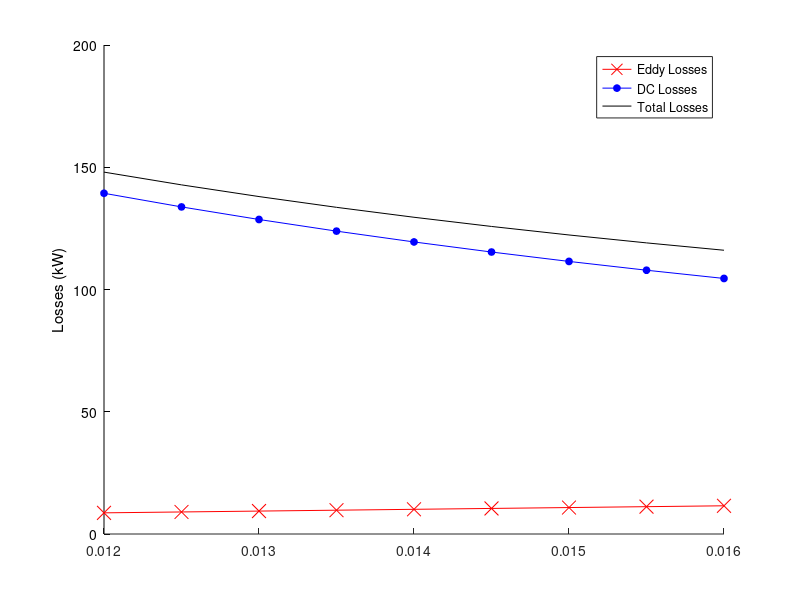

Write the MATLAB code that produced this figure. (Note: this script raises an error after producing the figure.)
%% Parameters
Iph=1860;% in A % phase current rms
length=0.925*600; % in m % Total copper length in active region
total_height=64.08e-3; % in m % slot copper height for single copper
insulation=0.21e-3;   % in m % strand-to-strand insulation length
total_width=21.8e-3;    % in m % total slot width 
main_insulation=6e-3;   % in m  % total insulation between copper and slots
copper_width=total_width-main_insulation; % in m % total copper width 
width_strand=7.69e-3; % in m % strand width 
ro=2.0968e-8;         % in Ohm*m  % resistivity at 125 degree
k=2.4;                % unitless % (endwinding+active)/active region ratio 
mu0=4*pi*1e-7;        % permeability
f=50;                 % in 1/s % frequency of the current
%% Arrays
height_strand_X=[];  % in m  % array recording different strand heights 
                     % according to number of vertical...
                     % strands and slot copper height for single copper
Pdc_tot=[];          % in kW % Total DC loss consisting both top and 
                     % bottom windings
P_eddy_tot=[];       % in kW % Total Eddy loss consisting both top and
                     % bottom windings.  Not include circulation current 
                     % which is eliminated by roebel transposition
strand=[];           % array recording the number of vertical strands 
                     % numberOfverticalStrand
TopBottom=[];        % Eddy losses ratio of top to bottom coils

slot_width=[];   % strand width respecting slot width with the same main insulation

numberOfverticalStrand=30;  % number of  vertical strands 
numberOfhorizontalStrand=2; % number of  horizontal strands 


range_of_copper_width=12e-3:0.5e-3:16e-3; % determine the slot width range for
                                        % for this analysis

for copper_width=range_of_copper_width


Bmax=(2*mu0*Iph)/(total_width); % Maximum tangential B, generated by coils
                                % We have two coils, called top and bottom
                                % Top coil is the coil close to airgap
                                % Bottom coil is the coil far away from 
                                % to airgap

B=linspace(0,Bmax,numberOfverticalStrand*2); % B for each strand 
                             % First half of the array belongs to top   
                             % Latter half of the array belongs to bottom 


Ke= pi^2/(6*ro);              % The constant for eddy losses

width_strand=copper_width/2;
                              % The width for strand according to 
                              % slot width

height_strand=(total_height/numberOfverticalStrand)-insulation;
                             % the height for strand

DC_resistance=ro*length*k/((width_strand*height_strand)); 
                                % DC resistance for unit area included both
                                % active and endwinding region
                                % for both top and bottom coil
DC_resistance=DC_resistance/(numberOfverticalStrand*numberOfhorizontalStrand);
                                % DC resistance for unit area included both
                                % active and endwinding region
                                % for both top and bottom coil
                                                              
Pdc=Iph^2*DC_resistance;        % DC losses for the indexed strand


volume=2*width_strand*height_strand*length; 
                                % strand volume for each vertical level
                                % included 2 horizontal strand

Peddy= Ke*B.^2*f^2*height_strand^2*volume;
                                % Eddy losses for each vertical level

Pdc_tot=[Pdc_tot Pdc];               % Total DC losses for the
                                     % indexed strand number

P_eddy_tot=[P_eddy_tot sum(Peddy)];  % Total Eddy losses for the
                                     % indexed strand number

                                     
TopBottom=[TopBottom ...
    sum(Peddy(1:numberOfverticalStrand/2))/...
    sum(Peddy(numberOfverticalStrand/2+1:end))];
                                     % Eddy losses ratio of top 
                                     % to bottom coils
               


end
%%

figure1 = figure;
axes1 = axes('Parent',figure1);
hold(axes1,'on');

% yyaxis(axes1,'left');
plot(range_of_copper_width,(P_eddy_tot)/1e3,'LineStyle',"-",'Color','r' ...
    ,'Marker','x','MarkerSize',10,'MarkerFaceColor','r');
hold on;
plot(range_of_copper_width,(Pdc_tot)/1e3,'LineStyle',"-",'Color','b' ...
     ,'Marker','o','MarkerSize',5,'MarkerFaceColor','b');
hold on;
plot(range_of_copper_width,(P_eddy_tot+Pdc_tot)/1e3,'LineStyle',"-",'Color','k' ...
     ,'Marker','None','MarkerSize',5,'MarkerFaceColor','k');
ylabel('Losses (kW)')
hold on;
set(axes1,'YColor',[0 0 0]);
legend('Eddy Losses','DC Losses','Total Losses')


title(strcat("Strand Number ",string(2*numberOfverticalStrand)))

xlabel('Copper Width')
ax = gca; % current axes
ax.FontSize = 15;
ax.FontName= 'Times New Roman';
xlim([min(range_of_copper_width) max(range_of_copper_width)])

grid on;
grid minor;
